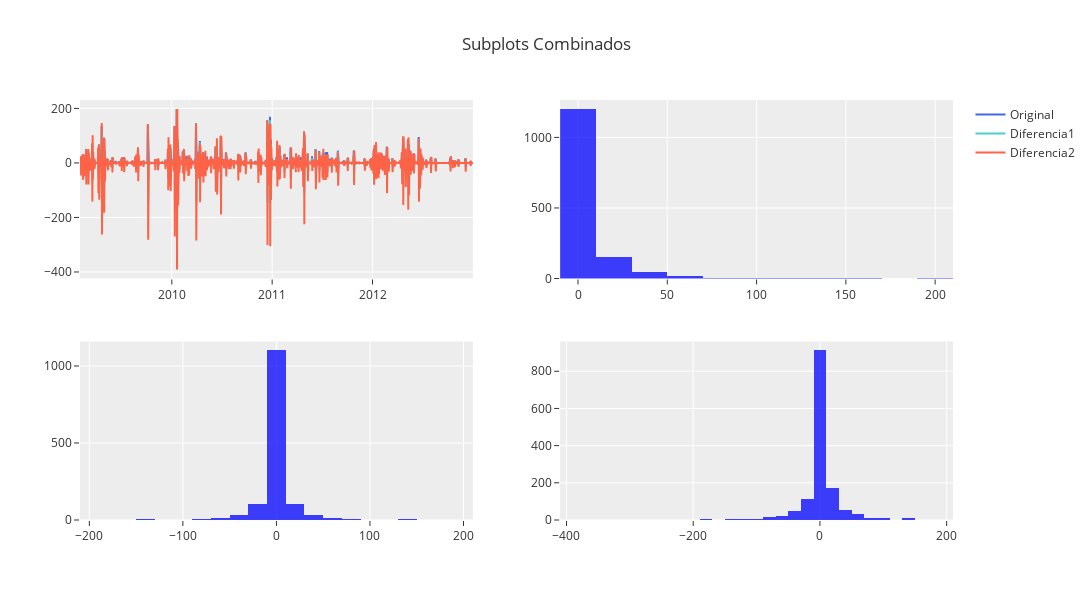

The code cell stored with this chart in its notebook:
### Code cell
import figuras


line = multi_line(Original=diario['value'], Diferencia1=diferenciada['value'], Diferencia2 = diferenciada_2['value'])
histograma = fig_histogram(diario, params)
histograma_dif = fig_histogram(diferenciada, params)
histograma_dif2 = fig_histogram(diferenciada_2, params)
figuras_h={
    'line':line,
    'histograma': histograma,
    'histograma_dif':histograma_dif,
    'histograma_dif2':histograma_dif2
}
fig = arrange_figures_in_subplots(list(figuras_h.values()), 2, 2)
fig.show()

### Figure 1 — Plotly figure (JSON) as saved in the notebook; plotly's stock layout.template omitted (floating-point values rounded to 4 significant figures; data arrays with more than 128 entries replaced by an {"elided": "..."} marker saying what was removed)
{"data": [{"line": {"color": "royalblue"}, "mode": "lines", "name": "Original", "type": "scatter", "x": {"elided": "1430 str values"}, "xaxis": "x", "y": {"elided": "1430 float values"}, "yaxis": "y"}, {"line": {"color": "mediumturquoise"}, "mode": "lines", "name": "Diferencia1", "type": "scatter", "x": {"elided": "1429 str values"}, "xaxis": "x", "y": {"elided": "1429 float values"}, "yaxis": "y"}, {"line": {"color": "tomato"}, "mode": "lines", "name": "Diferencia2", "type": "scatter", "x": {"elided": "1428 str values"}, "xaxis": "x", "y": {"elided": "1428 float values"}, "yaxis": "y"}, {"alignmentgroup": "True", "bingroup": "x", "hovertemplate": "Precipitación (mm)=%{x}<br>count=%{y}<extra></extra>", "legendgroup": "", "marker": {"color": "blue", "opacity": 0.75, "pattern": {"shape": ""}}, "name": "", "nbinsx": 30, "offsetgroup": "", "orientation": "v", "showlegend": false, "type": "histogram", "x": {"elided": "1430 float values"}, "xaxis": "x2", "yaxis": "y2"}, {"alignmentgroup": "True", "bingroup": "x", "hovertemplate": "Precipitación (mm)=%{x}<br>count=%{y}<extra></extra>", "legendgroup": "", "marker": {"color": "blue", "opacity": 0.75, "pattern": {"shape": ""}}, "name": "", "nbinsx": 30, "offsetgroup": "", "orientation": "v", "showlegend": false, "type": "histogram", "x": {"elided": "1429 float values"}, "xaxis": "x3", "yaxis": "y3"}, {"alignmentgroup": "True", "bingroup": "x", "hovertemplate": "Precipitación (mm)=%{x}<br>count=%{y}<extra></extra>", "legendgroup": "", "marker": {"color": "blue", "opacity": 0.75, "pattern": {"shape": ""}}, "name": "", "nbinsx": 30, "offsetgroup": "", "orientation": "v", "showlegend": false, "type": "histogram", "x": {"elided": "1428 float values"}, "xaxis": "x4", "yaxis": "y4"}], "layout": {"height": 600, "title": {"text": "Subplots Combinados"}, "width": 1200, "xaxis": {"anchor": "y", "domain": [0, 0.45]}, "xaxis2": {"anchor": "y2", "domain": [0.55, 1]}, "xaxis3": {"anchor": "y3", "domain": [0, 0.45]}, "xaxis4": {"anchor": "y4", "domain": [0.55, 1]}, "yaxis": {"anchor": "x", "domain": [0.575, 1]}, "yaxis2": {"anchor": "x2", "domain": [0.575, 1]}, "yaxis3": {"anchor": "x3", "domain": [0, 0.425]}, "yaxis4": {"anchor": "x4", "domain": [0, 0.425]}}}
